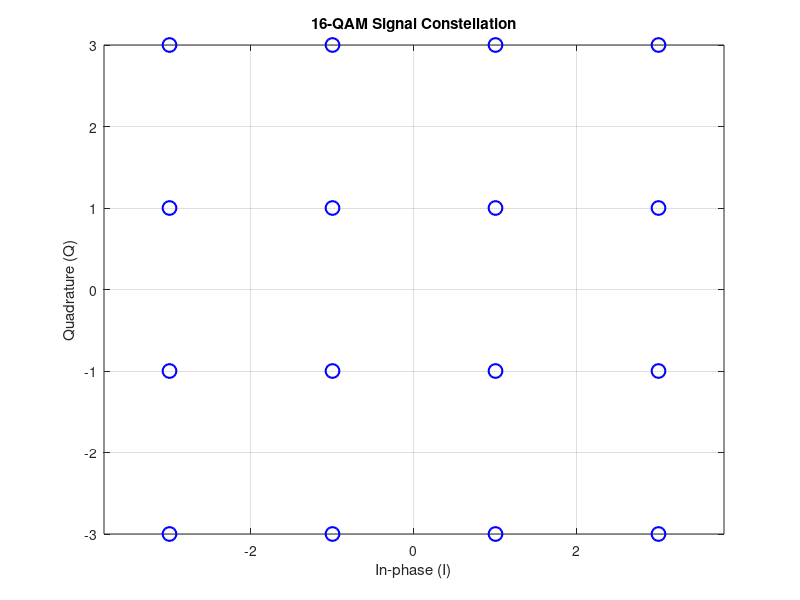

The MATLAB script that drew this image:
% Number of points in the constellation
M = 16; 

% Generate the in-phase (I) and quadrature (Q) components
n = sqrt(M); % Number of points along each axis
I = -(n-1):2:(n-1); % In-phase levels
Q = -(n-1):2:(n-1); % Quadrature levels

% Generate the grid of constellation points
[I_grid, Q_grid] = meshgrid(I, Q);
constellation_points = I_grid(:) + 1j * Q_grid(:);

% Plot the signal constellation
figure;
plot(real(constellation_points), imag(constellation_points), 'bo', 'MarkerSize', 10, 'LineWidth', 1.5);
grid on;
xlabel('In-phase (I)');
ylabel('Quadrature (Q)');
title('16-QAM Signal Constellation');
axis equal;
